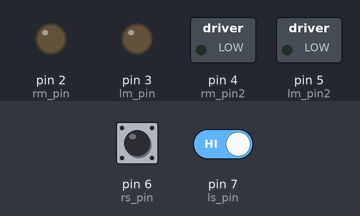
A sketch run on a simulated Arduino Uno, built with avr-gcc and run on an emulated ATmega328P. Shown: switched loads named in the sketch (green lamp = pin HIGH), output pins drawn as LEDs (lit = HIGH). The inputs (shaded band) are chosen by the test bench; at power-on: pin 6 (rs_pin) HIGH, pin 7 (ls_pin) HIGH.

Above: at 3.2 s.
3.3 s: pin 6 (rs_pin) driven LOW
At 4.5 s:
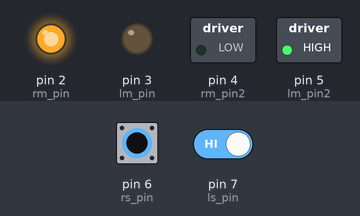
4.8 s: pin 7 (ls_pin) driven LOW
At 5.6 s:
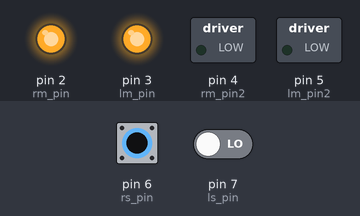
6.3 s: pin 6 (rs_pin) driven HIGH
At 6.8 s:
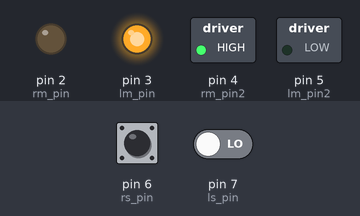
7.8 s: pin 7 (ls_pin) driven HIGH
At 9.0 s:
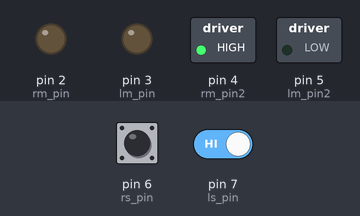
9.3 s: pin 6 (rs_pin) pulsed LOW 2 times (0.12 s each, 0.3 s apart)
At 10.1 s:
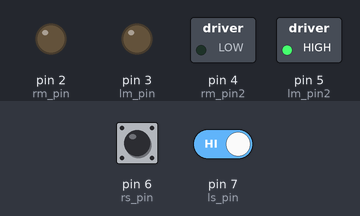
Timing chart, 0 to 12.3 s (numbered marks = the images above; inputs shaded):
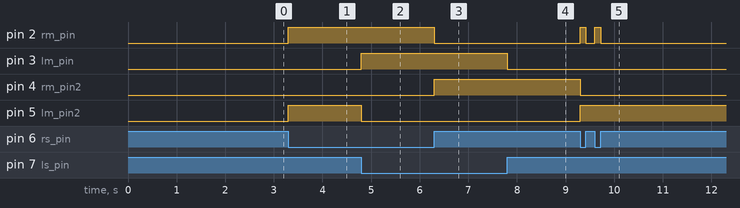

The sketch:

Differential_line_follower.ino
```cpp
//Value declaration
//motors
int rm_pin=2;
int lm_pin=3;
int rm_pin2=4;
int lm_pin2=5;
//sensors
int rs_pin=6;
int ls_pin=7;
int rs_value;
int ls_value;

//defining the function
void read_sen_value()
{ rs_value = digitalRead(rs_pin);
  ls_value = digitalRead(ls_pin);
  }
void forward()//both high
{
  digitalWrite(lm_pin,1);
  digitalWrite(rm_pin,1);
  digitalWrite(lm_pin2,0);
  digitalWrite(rm_pin2,0);
  }
void right()//right high
{
  digitalWrite(lm_pin,1);
  digitalWrite(rm_pin,0);
  digitalWrite(lm_pin2,0);
  digitalWrite(rm_pin2,1);
  }
void left()//left high
{
  digitalWrite(lm_pin,0);
  digitalWrite(rm_pin,1);
  digitalWrite(lm_pin2,1);
  digitalWrite(rm_pin2,0);
  }
void STOP()//both LOW
{
  digitalWrite(lm_pin,0);
  digitalWrite(rm_pin,0);
  digitalWrite(lm_pin,0);
  digitalWrite(rm_pin,0);
  }

void check_direction_move()
{
  if(ls_value == 0 && rs_value == 0) //ww
  {forward();
  }
  else if(ls_value == 0 && rs_value == 1)//wb
  {right();
  }
  else if(ls_value == 1 && rs_value == 0)//bw
  {left();
  }
  else if(ls_value == 1 && rs_value == 1)//bb
  {STOP();
  }

}

void setup() {
  // put your setup code here, to run once:
  Serial.begin(9600);
  delay(2000);
  pinMode(rm_pin, OUTPUT);
  pinMode(lm_pin, OUTPUT);
  pinMode(rm_pin2, OUTPUT);
  pinMode(lm_pin2, OUTPUT);
  pinMode(rs_pin, INPUT);
  pinMode(ls_pin, INPUT);
}

void loop() {
  // put your main code here, to run repeatedly:
 read_sen_value();

 check_direction_move();
}
```

Measured:
- after the input at 3.3 s, pin 2 (rm_pin), pin 5 (lm_pin2): LOW → HIGH at once
- after the input at 4.8 s, pin 3 (lm_pin): LOW → HIGH at once; pin 5 (lm_pin2): HIGH → LOW at once
- after the input at 6.3 s, pin 2 (rm_pin): HIGH → LOW at once; pin 4 (rm_pin2): LOW → HIGH at once
- after the input at 7.8 s, pin 3 (lm_pin): HIGH → LOW at once
- after the input at 9.3 s, pin 2 (rm_pin): alternates HIGH for 0.12 s and LOW for 0.18 s, 4 changes in all, then stays LOW, starting at once; pin 4 (rm_pin2): HIGH → LOW at once; pin 5 (lm_pin2): LOW → HIGH at once
